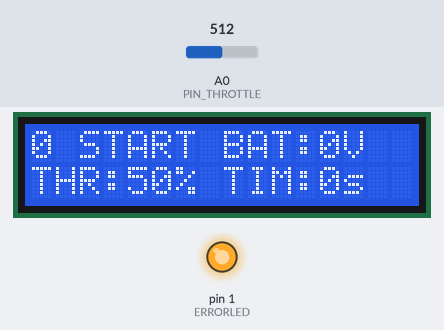
Simulated run of this sketch. Board: Arduino Mega 2560, built with avr-gcc and run on an emulated ATmega2560. Shown: 16×2 character LCD, output pins drawn as LEDs (lit = HIGH). The test bench sets the inputs (shaded band); at power-on: A0 (PIN_THROTTLE) = 512. No radio packets arrive unless stated; pins used as bus, display or sensor lines are not drawn.

Above: at 1.2 s.
1.3 s: A0 (PIN_THROTTLE) set to 716
At 3.6 s:
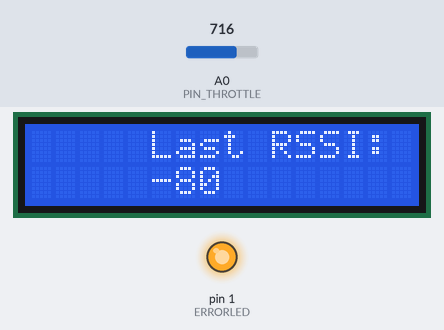
At 9.7 s:
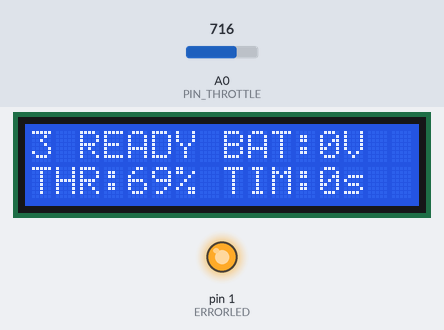
Timing chart, 0 to 11.2 s (numbered marks = the images above; inputs shaded):
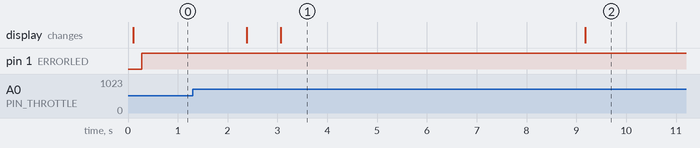

Measured:
- what the display in image 1 shows lasts 6.1 s, from 3.1 s to 9.2 s

The sketch:

MissionControler_Lab2.ino
```cpp
//Mission Controller


#include <SPI.h>
#include <RH_RF95.h>


// include the library code:
#include <LiquidCrystal.h>

// initialize the library by associating any needed LCD interface pin
// with the arduino pin number it is connected to
//(12, 13, 18, 17, 16, 15);
const int rs = 12, en = 13, d4 = 18, d5 = 17, d6 = 16, d7 = 15;
LiquidCrystal lcd(rs, en, d4, d5, d6, d7);

// Change to 434.0 or other frequency, must match RX's freq!
#define RF95_FREQ 430.0
#define RFM95_CS		5
#define RFM95_RST		6
#define RFM95_INT		10

#define ERRORLED			1
#define PIN_THROTTLE		0
#define PIN_KILL_ENGINE		22


//Mission Control caller ID
const uint8_t MC_ID = 9;

//Flight Computer caller ID
const uint8_t FC_ID = 8;

//two types of commands: set state & set throttle
uint8_t CMD_SET_STATE = 0x01; // B 0000 0001;
uint8_t CMD_SET_THROTTLE = 0x02; // B 0000 0010;

//the command I will be sending: nr.1-command type, nr.2-value and nr.3-error check.
const int COMMAND_size = 3;
uint8_t COMMAND[COMMAND_size];
uint8_t CMD_TYPE;
uint8_t CMD_VALUE;
uint8_t CMD_CHECK;

//the data I will be recieving from the Flight Computer
uint8_t DATA_TYPE;
uint8_t DATA_VALUE;
uint8_t DATA_ERROR;


//Values
uint8_t BATTERY;

uint8_t CurrentStateNow=0;
uint8_t waitTime = 0;


bool KILL_SWITCH = false;
bool FAIL_SAFE = false;

enum STATE_NAMES { START, TEST, READY, IGNITION, ASCENT, COASTING, APOGEE, DESCENT, LAND, DISABLE, RESET, SELFDESTRUCT };


// Singleton instance of the radio driver
RH_RF95 rf95(RFM95_CS, RFM95_INT);

// packet counter, we increment per transmission
int16_t packetnum = 0;


uint32_t startFlightTime = 0;
uint32_t currentFlightTime = 0;
uint32_t setTime;


void setup()
{

	pinMode(RFM95_RST, OUTPUT);
	digitalWrite(RFM95_RST, HIGH);
	pinMode(ERRORLED, OUTPUT);
	digitalWrite(ERRORLED, LOW);
	pinMode(PIN_THROTTLE, INPUT);
	pinMode(20, INPUT);

	Serial.println("Initializing");

	// manual reset
	digitalWrite(RFM95_RST, LOW);
	delay(10);
	digitalWrite(RFM95_RST, HIGH);
	delay(10);

	while (!rf95.init()) {
		Serial.println("Connection failed!");
		while (1);
	}
	Serial.println("Connection achieved!");

	// Defaults after init are 434.0MHz, modulation GFSK_Rb250Fd250, +13dbM
	if (!rf95.setFrequency(RF95_FREQ)) {
		Serial.println("setFrequency failed");
		while (1);
	}
	Serial.print("Frequency set to: "); Serial.println(RF95_FREQ);

	rf95.setTxPower(23, false);

	//testRun();
	lcd.begin(16, 2);
	delay(10);
	lcd.print("This is working");
}

uint32_t readThrottle()
{
	//The entire voltage range is read with 32 bits and converted to 8 bits (1 byte) for transmission..
	uint32_t temp_VALUE = map(analogRead(PIN_THROTTLE),0,1023,0,100);
	return temp_VALUE;

}

void setState(uint8_t state)
{
	switch (state)
	{
	case 0:
		CMD_VALUE = START;
		break;
	case 1:
		CMD_VALUE = TEST;
		break;
	case 2:
		CMD_VALUE = READY;
		break;
	case 3:
		CMD_VALUE = IGNITION;
		waitTime = 2;
		break;
	case 4:
		CMD_VALUE = ASCENT;
		waitTime = 4;
		break;
	case 5:
		CMD_VALUE = COASTING;

		break;
	case 6:
		CMD_VALUE = APOGEE;
		break;
	case 7:
		CMD_VALUE = DESCENT;
		break;
	case 8:
		CMD_VALUE = LAND;
		break;
	case 9:
		CMD_VALUE = DISABLE;
		break;
	case 10:
		CMD_VALUE = RESET;
		break;
	case 11:
		CMD_VALUE = SELFDESTRUCT;
		break;
	default:
		break;
	}
}

void sendCOMMAND(uint8_t CMD_TYPE, uint8_t CMD_VALUE)
{
	//check is the XOR of TYPE and VALUE
	CMD_CHECK = CMD_TYPE ^ CMD_VALUE;
	COMMAND[0] = CMD_TYPE;
	COMMAND[1] = CMD_VALUE;
	COMMAND[2] = CMD_CHECK;

	rf95.setHeaderId(MC_ID);
	//Serial.print("Transmitting on: ");
	//Serial.println(MC_ID);
	rf95.send((uint8_t *)COMMAND, COMMAND_size);
	delay(10);
	rf95.waitPacketSent();
	Serial.print("Command Sent: ");
	Serial.print(CMD_TYPE, HEX);
	//Serial.print(" Data: ");
	//Serial.println(CMD_VALUE, DEC);

	recieveDATA();
}

void recieveDATA()
{
	uint8_t buf[COMMAND_size];
	uint8_t len = sizeof(buf);

	//Serial.println("Waiting for reply...");
	//MAX wait for DATA is set 1 sec.
	if (rf95.waitAvailableTimeout(100))
	{
		if (rf95.recv(buf, &len))
		{
			if (rf95.headerId() == FC_ID) {
				if (buf[2] == (buf[0] ^ buf[1]))
				{
					DATA_TYPE = buf[0];
					DATA_VALUE = buf[1];
					DATA_ERROR = buf[2];

					switch (DATA_TYPE)
					{
					case 0x01:
						Serial.print("#ACK COMMAND: ");
						Serial.println(buf[1]);
						digitalWrite(ERRORLED, LOW);
						break;

					case 0x02:
						Serial.print("#BATT VOLTAGE: ");
						BATTERY = buf[1];
						Serial.println(buf[1]);
						digitalWrite(ERRORLED, LOW);
						break;
					case 0x03:
						Serial.println("#Command FAIL");
						digitalWrite(ERRORLED, HIGH);
						break;
					default:
						Serial.println("#FAILED");
						digitalWrite(ERRORLED, HIGH);
						break;
					}
				}
				else
				{
					Serial.println("CheackSum ERROR");
					digitalWrite(ERRORLED, HIGH);

				}
				//Serial.println((char*)buf);
				//Serial.print("RSSI: ");
				//Serial.println(rf95.lastRssi(), DEC);
			}
			else {
				Serial.println("Not my message, ID:");
				Serial.println(rf95.headerId());
			}

		}
		else
		{
			Serial.println("Receive failed");
			digitalWrite(ERRORLED, HIGH);							//DATA_TYPE: 1-data, 2-ack, 3-error

		}
	}
	else
	{
		Serial.println("ACK not received");
		digitalWrite(ERRORLED, HIGH);
	}

}

bool checkKillButton()
{
	if (readThrottle() < 5){
		sendCOMMAND(CMD_SET_STATE, APOGEE);
		setTimeKeeper(2000);
		CurrentStateNow = APOGEE;
		lcd.setCursor(0, 0);
		lcd.print("KILL ENGINE");
		delay(2000);
		return true;
	}
	else{
		return false;
	}
}

void printLCD() {
	String tmp;
	if (CurrentStateNow == 0) { tmp = "0 START"; }
	else if (CurrentStateNow == 1) { tmp = "1 TEST"; }
	else if (CurrentStateNow == 3) { tmp = "3 READY"; }
	else if (CurrentStateNow == 4) { tmp = "4 IGNIT"; }
	else if (CurrentStateNow == 5) { tmp = "5 ASCEN"; }
	else if (CurrentStateNow == 6) { tmp = "6 APOGE"; }
	else if (CurrentStateNow == 7) { tmp = "7 DESCE"; }
	else if (CurrentStateNow == 8) { tmp = "8 LAND"; }
	else if (CurrentStateNow == 9) { tmp = "9 DISAB"; }
	else if (CurrentStateNow == 10) { tmp = "10 REST";}

	lcd.clear();

	lcd.setCursor(0, 0);
	lcd.print(tmp);

	lcd.setCursor(8, 0);
	tmp = "BAT:" + (String)BATTERY+"V";
	lcd.print(tmp);

	lcd.setCursor(0, 1);
	tmp = "THR:" + (String)readThrottle()+"%";
	lcd.print(tmp);

	lcd.setCursor(8,1);
	tmp = "TIM:" + (String)currentFlightTime+"s";
	lcd.print(tmp);

}

void setTimeKeeper(uint32_t wait) {
	setTime = millis() + wait;
	Serial.println("Timer set.");
	return;
}

bool timeKeeper() {
	if (millis() > setTime) {
		Serial.println("Timer done.");
		return true;
	}
	else {
		Serial.println("Timer not done.");
		return false;
	}
}

void flightTimeSet() {
	startFlightTime = millis();
}

void FlightTime() {

	currentFlightTime = (millis()-startFlightTime)/1000;

}

void currentState()
{
	switch (CurrentStateNow)
	{
	case 0:
		sendCOMMAND(CMD_SET_STATE, START);
		delay(2000);
		//Do nothing
		CurrentStateNow++;
		Serial.println("Current stage:" + CurrentStateNow);
		break;

	case 1:
		//Test state

		sendCOMMAND(CMD_SET_STATE, TEST);
		delay(500);
		//sendCOMMAND(CMD_SET_STATE, TEST);

		Serial.print("Test done. Last RSSI:");
		Serial.println(rf95.lastRssi());
		lcd.clear();
		lcd.setCursor(5, 0);
		lcd.print("Last RSSI:");
		lcd.setCursor(5, 1);
		lcd.print(+rf95.lastRssi());

		delay(6000);

		CurrentStateNow++;
		Serial.println("Current stage:"+CurrentStateNow);

		break;

	case 2:
		//Ready Stage
		lcd.setCursor(0, 0);
		lcd.print("3 READY");
		sendCOMMAND(CMD_SET_STATE, READY);
		delay(10);
		sendCOMMAND(CMD_SET_THROTTLE, readThrottle());

		if (readThrottle() > 10) {
			CurrentStateNow++;
			Serial.println("Current stage:" + CurrentStateNow);
			setTimeKeeper(2000);
		}
		break;

	case 3:
		printLCD();
		sendCOMMAND(CMD_SET_STATE, IGNITION);
		flightTimeSet();
		FlightTime();
		delay(100);
		sendCOMMAND(CMD_SET_THROTTLE, readThrottle());
		checkKillButton();
		if (timeKeeper()) {
			CurrentStateNow++;
			setTimeKeeper(8000);
			Serial.println("Current stage:" + CurrentStateNow);
		}
		break;

	case 4:
		sendCOMMAND(CMD_SET_STATE, ASCENT);
		FlightTime();
		delay(100);
		checkKillButton();
		sendCOMMAND(CMD_SET_THROTTLE, readThrottle());
		if (timeKeeper()) {
			CurrentStateNow++;
			setTimeKeeper(10000);
			Serial.println("Current stage:" + CurrentStateNow);
		}

		break;
	case 5:
		sendCOMMAND(CMD_SET_STATE, COASTING);
		FlightTime();
		delay(100);
		checkKillButton();
		sendCOMMAND(CMD_SET_THROTTLE, 0);
		if (timeKeeper()) {
			CurrentStateNow++;
			setTimeKeeper(2000);
			Serial.println("Current stage:" + CurrentStateNow);
		}
		break;
	case 6:
		sendCOMMAND(CMD_SET_STATE, APOGEE);
		FlightTime();
		delay(100);
		checkKillButton();
		sendCOMMAND(CMD_SET_THROTTLE, 0);
		if (timeKeeper()) {
			CurrentStateNow++;
			setTimeKeeper(9000);
			Serial.println("Current stage:" + CurrentStateNow);
		}
		break;
	case 7:
		sendCOMMAND(CMD_SET_STATE, DESCENT);
		FlightTime();
		delay(100);
		sendCOMMAND(CMD_SET_THROTTLE, 0);
		if (timeKeeper()) {
			CurrentStateNow++;
			setTimeKeeper(5000);
			Serial.println("Current stage:" + CurrentStateNow);
		}
		break;
	case 8:
		sendCOMMAND(CMD_SET_STATE, LAND);
		delay(100);
		sendCOMMAND(CMD_SET_THROTTLE, 0);
		if (timeKeeper()) {
			CurrentStateNow++;
			setTimeKeeper(2000);
			Serial.println("Current stage:" + CurrentStateNow);
		}
		break;
	case 9:
		sendCOMMAND(CMD_SET_STATE, DISABLE);
		delay(100);
		sendCOMMAND(CMD_SET_THROTTLE, 0);
		if (readThrottle() < 5) {
			CurrentStateNow++;
			setTimeKeeper(1000);
			Serial.println("Current stage:" + CurrentStateNow);
		}
		break;
	case 10:
		sendCOMMAND(CMD_SET_STATE, RESET);
		delay(100);
		sendCOMMAND(CMD_SET_THROTTLE, 0);
		if (timeKeeper()) {
			CurrentStateNow++;
			Serial.println("Current stage:" + CurrentStateNow);
		}
		break;
	case 11:
		CurrentStateNow = 0;
		break;
	default:
		break;
	}
}

void loop()
{
	printLCD();

	currentState();

	Serial.println("Current stage:" + (String)CurrentStateNow);

	Serial.println("____________________");
	delay(100);
}
```
